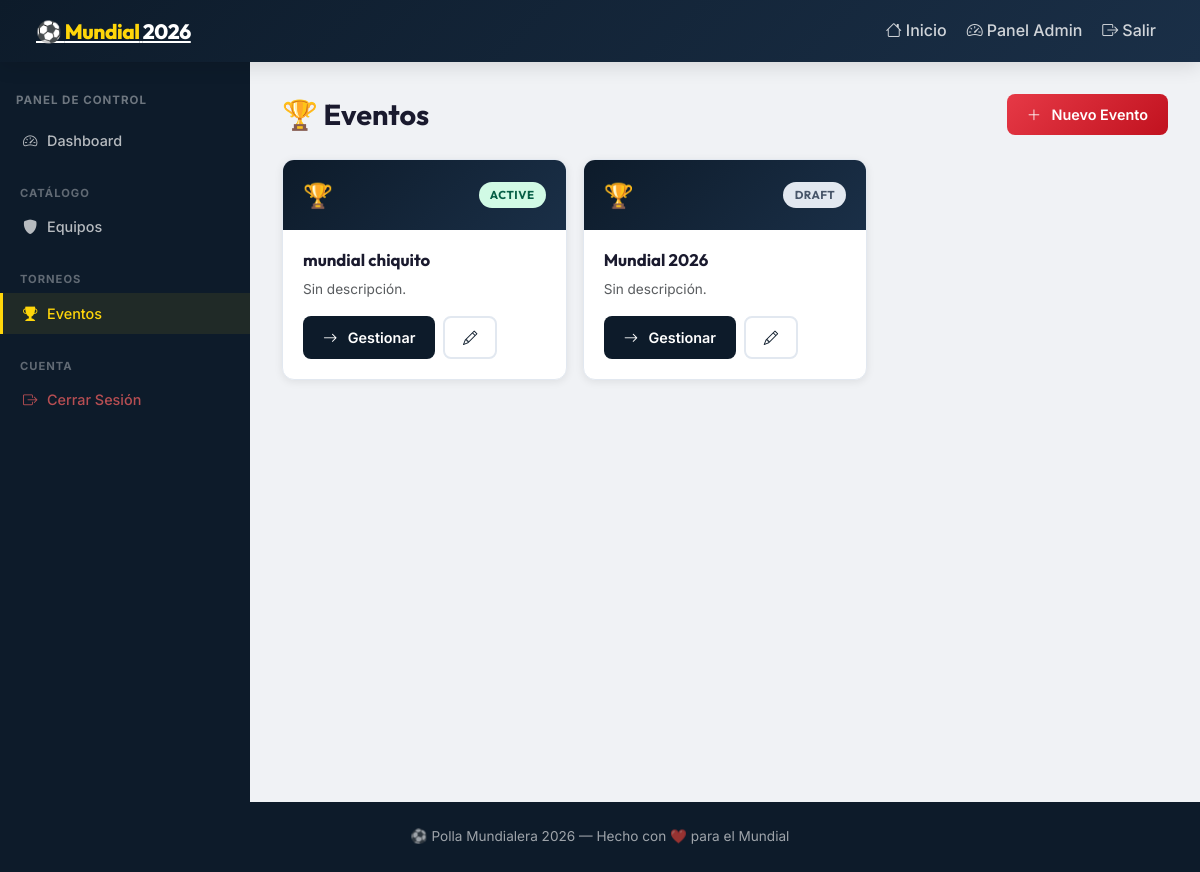
Screenshot of /admin/events (signed in) with the database file from the repository.
### app/models.py (models this page shows, shortened)
class Event(db.Model):
    __tablename__ = 'events'
    id = db.Column(db.Integer, primary_key=True)
    name = db.Column(db.String(200), nullable=False)
    tournament_type = db.Column(db.String(50), default='world_cup')  # world_cup | champions | custom
    description = db.Column(db.Text)
    logo_emoji = db.Column(db.String(10), default='🏆')
    status = db.Column(db.String(20), default='draft')   # draft | active | finished
    can_view_others_predictions = db.Column(db.Boolean, default=True)
    created_at = db.Column(db.DateTime, default=datetime.utcnow)
    groups = db.relationship('Group', backref='event', lazy='dynamic',
                              cascade='all, delete-orphan')
    phases = db.relationship('Phase', backref='event', lazy='dynamic',
                              cascade='all, delete-orphan',
                              order_by='Phase.phase_order')
    participants = db.relationship('Participant', backref='event', lazy='dynamic',
                                   cascade='all, delete-orphan')
    scoring_configs = db.relationship('ScoringConfig', backref='event', lazy='dynamic',
                                      cascade='all, delete-orphan')

### app/routes/admin.py (the view)
@admin_bp.route('/events')
@require_admin
def events():
    all_events = Event.query.order_by(Event.created_at.desc()).all()
    return render_template('admin/events.html', events=all_events)

### app/routes/auth.py (called while the page is built)
def is_admin():
    return session.get('is_admin', False)

def require_admin(f):
    from functools import wraps
    @wraps(f)
    def decorated(*args, **kwargs):
        if not is_admin():
            flash('Debes iniciar sesión como administrador.', 'warning')
            return redirect(url_for('auth.login', next=request.url))
        return f(*args, **kwargs)
    return decorated

### app/templates/admin/events.html (shortened to what this page needs)
{% extends 'admin_base.html' %}
{% block admin_content %}
<div class="d-flex align-items-center justify-content-between mb-4">
  <h1 style="font-size: 1.8rem; margin: 0;">🏆 Eventos</h1>
  <a href="{{ url_for('admin.events_new') }}" class="btn-primary-custom">
    <i class="bi bi-plus-lg me-1"></i> Nuevo Evento
  </a>
</div>
{% if events %}
<div class="row g-3">
  {% for ev in events %}
  <div class="col-md-6 col-lg-4 fade-in-up">
    <div class="card-custom h-100">
      <div class="card-header-custom d-flex align-items-center justify-content-between">
        <span style="font-size: 1.5rem;">{{ ev.logo_emoji }}</span>
        <span class="event-status-badge {{ ev.status }}">{{ ev.status }}</span>
      </div>
      <div class="card-body-custom">
        <h5 style="font-size: 1.05rem; font-weight: 700;">{{ ev.name }}</h5>
        <p class="text-muted" style="font-size: .85rem;">
          {{ ev.description[:100] if ev.description else 'Sin descripción.' }}
        </p>
        <div class="d-flex gap-2 flex-wrap">
          <a href="{{ url_for('admin.event_detail', event_id=ev.id) }}" class="btn-dark-custom">
            <i class="bi bi-arrow-right me-1"></i>Gestionar
          </a>
          <a href="{{ url_for('admin.events_edit', event_id=ev.id) }}" class="btn-outline-custom">
            <i class="bi bi-pencil"></i>
          </a>
        </div>
      </div>
    </div>
  </div>
  {% endfor %}
</div>
{% endif %}
{% endblock %}

### app/static/css/custom.css (style rules this page uses)
:root { --primary: #0d1b2a; --primary-soft: #1a2f47; --accent: #e63946; --accent-hover: #c1121f; --gold: #ffd60a; --silver: #b0b7c3; --bronze: #cd7f32; --green-field: #2d6a4f; --green-soft: #40916c; --bg: #f0f2f5; --card-bg: #ffffff; --text: #1a1a2e; --text-muted: #6c757d; --border: #e2e8f0; --shadow-sm: 0 2px 8px rgba(0,0,0,.08); --shadow-md: 0 4px 20px rgba(0,0,0,.12); --shadow-lg: 0 8px 40px rgba(0,0,0,.18); --radius: 12px; --radius-sm: 8px; --transition: all .25s cubic-bezier(.4,0,.2,1); }
*, *::before, *::after { box-sizing: border-box; }
body { font-family: 'Inter', sans-serif; background: var(--bg); color: var(--text); min-height: 100vh; line-height: 1.6; }
h1, h2, h3, h4, h5 { font-family: 'Outfit', sans-serif; font-weight: 700; }
.card-custom { background: var(--card-bg); border-radius: var(--radius); box-shadow: var(--shadow-sm); border: 1px solid var(--border); transition: var(--transition); overflow: hidden; }
.card-custom .card-header-custom { background: linear-gradient(135deg, var(--primary) 0%, var(--primary-soft) 100%); color: #fff; padding: 1rem 1.25rem; font-family: 'Outfit', sans-serif; font-weight: 700; font-size: 1rem; }
.card-body-custom { padding: 1.25rem; }
.btn-primary-custom { background: linear-gradient(135deg, var(--accent), var(--accent-hover)); color: #fff; border: none; padding: .55rem 1.25rem; border-radius: var(--radius-sm); font-weight: 600; font-size: .9rem; cursor: pointer; transition: var(--transition); text-decoration: none; display: inline-flex; align-items: center; gap: .4rem; }
.btn-dark-custom { background: var(--primary); color: #fff; border: none; padding: .55rem 1.25rem; border-radius: var(--radius-sm); font-weight: 600; font-size: .9rem; cursor: pointer; transition: var(--transition); text-decoration: none; display: inline-flex; align-items: center; gap: .4rem; }
.btn-outline-custom { background: transparent; color: var(--primary); border: 2px solid var(--border); padding: .5rem 1.1rem; border-radius: var(--radius-sm); font-weight: 600; font-size: .9rem; cursor: pointer; transition: var(--transition); text-decoration: none; display: inline-flex; align-items: center; gap: .4rem; }
.event-status-badge { display: inline-block; padding: .25rem .7rem; border-radius: 50px; font-size: .72rem; font-weight: 700; text-transform: uppercase; letter-spacing: .5px; }
.event-status-badge.active { background: #d1fae5; color: #065f46; }
.event-status-badge.draft { background: #e2e8f0; color: #475569; }
.fade-in-up { animation: fadeInUp .5s ease both; }

### rows the page displays
Event: logo_emoji "🏆", status "ACTIVE", name "mundial chiquito", description "Sin descripción."
Event: logo_emoji "🏆", status "DRAFT", name "Mundial 2026", description "Sin descripción."
